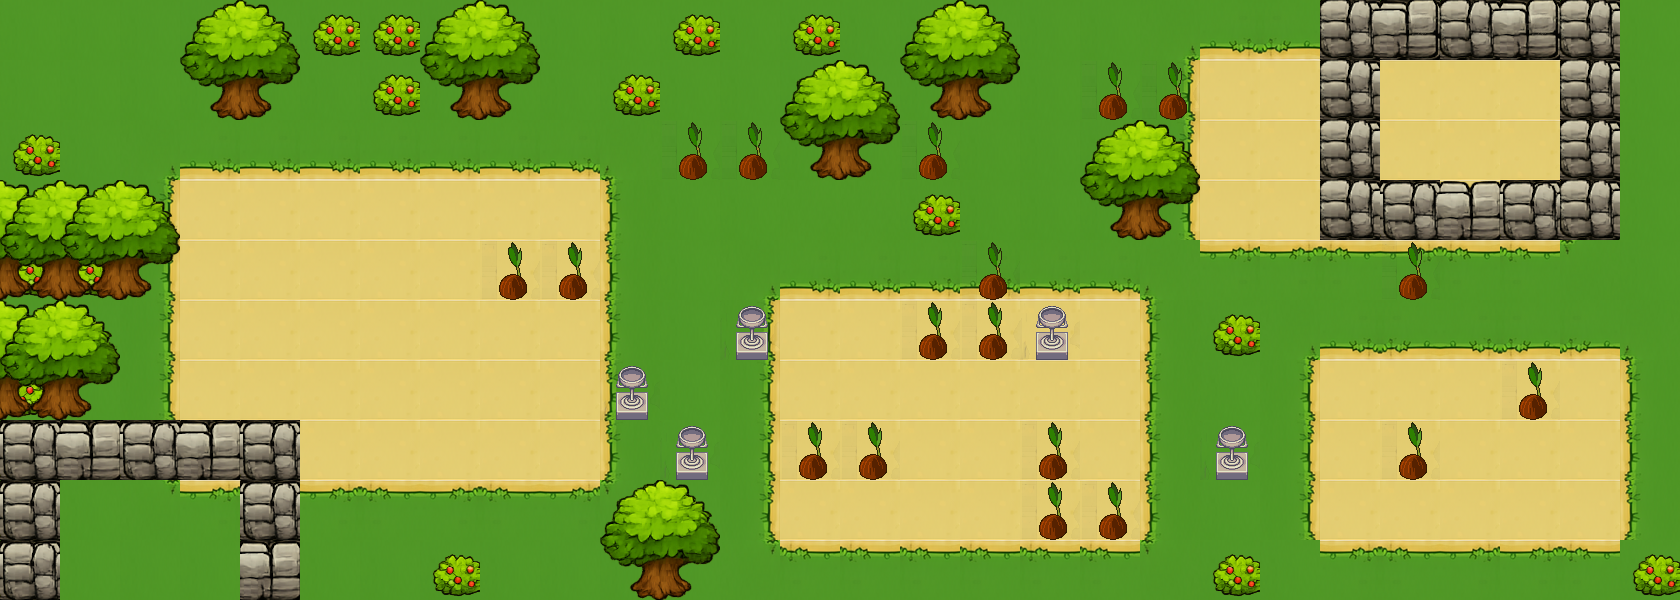

Rendered tile map (Tiled .tmx) drawn with the repository's tilesets; below, a short description and the full map source, tile grids included:
An orthogonal 28x10 tile map with 60x60 px tiles, 5 tile layers (fondo, fondo_decoracion, fondo_decoracion1, fondo_decoracion2, ...), 4 tilesets and 9 objects (2x teleporte, puerta_llave, portal, placa, puerta_placa, ...).

<map version="1.10" tiledversion="1.12.2" orientation="orthogonal" renderorder="right-down" width="28" height="10" tilewidth="60" tileheight="60" infinite="0" nextlayerid="7" nextobjectid="11">
 <tileset firstgid="1" source="fondo1.tsx" />
 <tileset firstgid="51" source="fondo2.tsx" />
 <tileset firstgid="106" source="obstaculos1.tsx" />
 <tileset firstgid="170" source="obstaculos.tsx" />
 <layer id="1" name="fondo" width="28" height="10">
  <data encoding="csv">
12,12,12,12,12,12,12,12,12,12,12,12,12,12,12,12,12,12,12,88,3221225524,1073741876,1073741876,3221225524,1073741876,1073741876,2147483736,12,
12,12,12,12,12,12,12,12,12,12,12,12,12,12,12,12,12,12,12,2147483710,56,56,56,56,56,56,62,12,
12,12,88,3221225524,3221225524,3221225524,3221225524,3221225524,3221225524,3221225524,2147483736,12,12,12,12,12,12,12,12,2147483710,56,56,56,56,56,56,62,12,
12,12,2147483710,56,56,56,56,56,56,56,62,12,12,12,12,12,12,12,12,2147483710,56,56,56,56,56,56,62,12,
12,12,2147483710,56,56,56,56,56,56,56,62,12,88,3221225524,3221225524,3221225524,3221225524,3221225524,3221225524,2147483736,2147483700,2147483700,52,2147483700,52,52,3221225560,12,
12,12,2147483710,56,56,56,56,56,56,56,62,12,2147483710,56,56,56,56,56,56,62,12,88,3221225524,1073741876,3221225524,1073741876,1073741876,2147483736,
12,12,2147483710,56,56,56,56,56,56,56,62,12,2147483710,56,56,56,56,56,56,62,12,2147483710,56,56,56,56,56,62,
12,12,2147483710,56,56,56,56,56,56,56,62,12,2147483710,56,56,56,56,56,56,62,12,2147483710,56,56,56,56,56,62,
12,12,1073741912,2147483700,52,2147483700,52,2147483700,52,2147483700,3221225560,12,2147483710,56,56,56,56,56,56,62,12,2147483710,56,56,56,56,56,62,
12,12,12,12,12,12,12,12,12,12,12,12,1073741912,52,52,52,52,52,52,3221225560,12,12,2147483700,52,2147483700,2147483700,52,12
</data>
 </layer>
 <layer id="4" name="fondo_decoracion" width="28" height="10">
  <data encoding="csv">
0,0,0,0,0,0,0,0,0,0,0,0,0,0,0,0,0,0,0,0,0,0,3221225629,3221225629,3221225629,3221225629,3221225629,0,
0,0,0,0,0,0,0,0,0,0,0,0,0,0,0,0,0,0,0,0,0,0,3221225629,0,0,0,3221225629,0,
0,0,0,0,0,0,0,0,0,0,0,0,0,0,0,0,0,0,0,0,0,0,3221225629,0,0,0,3221225629,0,
0,0,0,0,0,0,0,0,0,0,0,0,0,0,0,0,0,0,0,0,0,0,3221225629,3221225629,0,3221225629,3221225629,0,
148,148,0,0,0,0,0,0,0,0,0,0,0,0,0,0,0,0,0,0,0,0,0,0,0,0,0,0,
0,0,0,0,0,0,0,0,0,0,0,0,0,0,0,0,0,0,0,0,0,0,0,0,0,0,0,0,
2147483796,0,0,0,0,0,0,0,0,0,0,0,0,0,0,0,0,0,0,0,0,0,0,0,0,0,0,0,
3221225629,3221225629,3221225629,3221225629,3221225629,0,0,0,0,0,0,0,0,0,0,0,0,0,0,0,0,0,0,0,0,0,0,0,
3221225629,0,0,0,3221225629,0,0,0,0,0,0,0,0,0,0,0,0,0,0,0,0,0,0,0,0,0,0,0,
3221225629,0,0,0,3221225629,0,0,0,0,0,0,0,0,0,0,0,0,0,0,0,0,0,0,0,0,0,0,0
</data>
 </layer>
 <layer id="5" name="fondo_decoracion1" width="28" height="10">
  <data encoding="csv">
0,0,0,0,0,0,0,0,0,0,0,0,0,0,0,0,0,0,0,0,0,0,2147483805,2147483805,2147483805,2147483805,2147483805,0,
0,0,0,0,0,0,0,0,0,0,0,0,0,0,0,0,0,0,0,0,0,0,2147483805,0,0,0,2147483805,0,
0,0,0,0,0,0,0,0,0,0,0,0,0,0,0,0,0,0,0,0,0,0,2147483805,0,0,0,2147483805,0,
155,0,0,0,0,0,0,0,0,0,0,0,0,0,0,0,0,0,0,0,0,0,2147483805,2147483805,2147483805,2147483805,0,0,
163,0,0,0,0,0,0,0,0,0,0,0,0,0,0,0,0,0,0,0,0,0,0,0,0,0,0,0,
0,0,0,0,0,0,0,0,0,0,0,0,0,0,0,0,0,0,0,0,0,0,0,0,0,0,0,0,
0,0,0,0,0,0,0,0,0,0,0,0,0,0,0,0,0,0,0,0,0,0,0,0,0,0,0,0,
2147483805,2147483805,2147483805,2147483805,2147483805,0,0,0,0,0,0,0,0,0,0,0,0,0,0,0,0,0,0,0,0,0,0,0,
2147483805,0,0,0,2147483805,0,0,0,0,0,0,0,0,0,0,0,0,0,0,0,0,0,0,0,0,0,0,0,
2147483805,0,0,0,2147483805,0,0,0,0,0,0,0,0,0,0,0,0,0,0,0,0,0,0,0,0,0,0,0
</data>
 </layer>
 <layer id="6" name="fondo_decoracion2" width="28" height="10">
  <data encoding="csv">
0,0,0,0,0,0,0,0,0,0,0,0,0,0,0,0,0,0,0,0,0,0,157,157,157,157,157,0,
0,0,0,0,0,0,0,0,0,0,0,0,0,0,0,0,0,0,0,0,0,0,157,0,0,0,157,0,
0,0,0,0,0,0,0,0,0,0,0,0,0,0,0,0,0,0,0,0,0,0,157,0,0,0,157,0,
154,155,0,0,0,0,0,0,0,0,0,0,0,0,0,0,0,0,0,0,0,0,157,157,157,157,157,0,
162,163,0,0,0,0,0,0,0,0,0,0,0,0,0,0,0,0,0,0,0,0,0,0,0,0,0,0,
155,0,0,0,0,0,0,0,0,0,0,0,0,0,0,0,0,0,0,0,0,0,0,0,0,0,0,0,
163,0,0,0,0,0,0,0,0,0,0,0,0,0,0,0,0,0,0,0,0,0,0,0,0,0,0,0,
157,157,157,157,157,0,0,0,0,0,0,0,0,0,0,0,0,0,0,0,0,0,0,0,0,0,0,0,
157,0,0,0,157,0,0,0,0,0,0,0,0,0,0,0,0,0,0,0,0,0,0,0,0,0,0,0,
157,0,0,0,157,0,0,0,0,0,0,0,0,0,0,0,0,0,0,0,0,0,0,0,0,0,0,0
</data>
 </layer>
 <layer id="2" name="obstaculos" width="28" height="10">
  <data encoding="csv">
0,0,0,154,155,148,148,154,155,0,0,148,0,148,0,154,155,0,0,0,0,0,168,169,168,169,168,0,
0,0,0,162,163,0,148,162,163,0,148,0,0,154,155,162,163,0,176,176,0,0,168,0,0,0,168,0,
148,0,0,0,0,0,0,0,0,0,0,176,176,162,163,176,0,0,154,155,0,0,168,0,0,0,168,0,
0,154,155,0,0,0,0,0,0,0,0,0,0,64,64,148,0,0,162,163,0,0,168,156,0,156,168,0,
0,162,163,0,0,0,0,0,176,176,0,0,0,0,0,0,176,0,0,0,0,0,0,176,0,0,0,0,
154,155,0,0,0,0,0,0,0,0,0,0,177,0,0,176,176,177,0,0,148,0,0,0,0,0,0,0,
162,163,0,0,0,0,0,0,0,0,177,0,0,0,0,0,0,0,0,0,0,0,0,0,0,176,0,0,
156,157,156,157,156,0,0,0,0,0,0,177,0,176,176,0,0,176,0,0,177,0,0,176,0,0,0,0,
156,0,0,0,156,0,0,0,0,0,154,155,0,0,0,0,0,176,176,0,0,0,0,0,0,0,0,0,
156,0,0,0,0,0,0,148,0,0,162,163,0,0,0,0,0,0,0,0,148,0,0,0,0,0,0,148
</data>
 </layer>
 <objectgroup id="3" name="objetos">
  <object id="1" name="puerta_llave" x="1470" y="214">
   <point />
  </object>
  <object id="2" name="portal" x="1480" y="96">
   <point />
  </object>
  <object id="3" name="placa" x="512" y="574">
   <properties>
    <property name="id_puerta" type="int" value="1" />
   </properties>
   <point />
  </object>
  <object id="4" name="puerta_placa" x="268" y="572" rotation="-90">
   <properties>
    <property name="id_puerta" type="int" value="1" />
   </properties>
   <point />
  </object>
  <object id="5" name="llave" x="214" y="514">
   <point />
  </object>
  <object id="6" name="teleporte" x="90" y="578">
   <properties>
    <property name="id_teleporte" type="int" value="1" />
   </properties>
   <point />
  </object>
  <object id="7" name="teleporte" x="1286" y="92">
   <properties>
    <property name="id_teleporte" type="int" value="1" />
   </properties>
   <point />
  </object>
  <object id="8" name="donacion" x="508" y="336">
   <properties>
    <property name="tipo" value="libros" />
   </properties>
   <point />
  </object>
  <object id="10" name="objeto" x="1347.16" y="389.181">
   <properties>
    <property name="objeto" value="taza" />
   </properties>
   <point />
  </object>
 </objectgroup>
</map>
